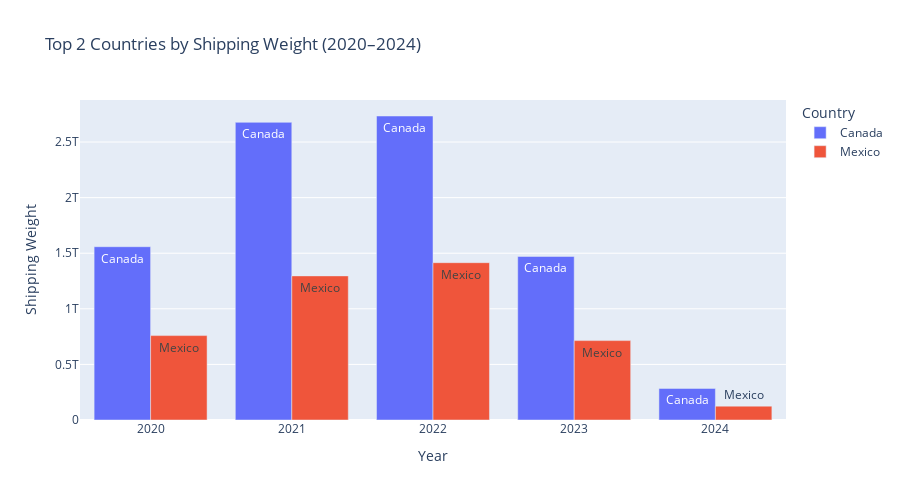
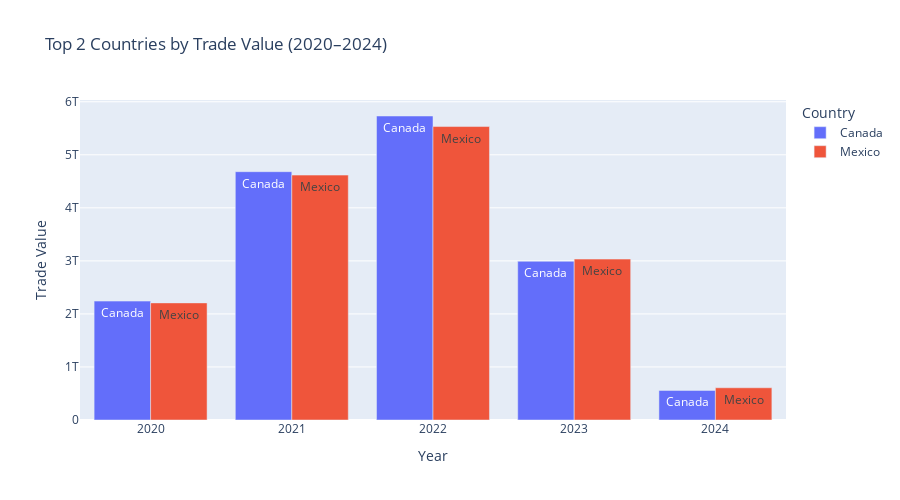

Notebook source saved alongside these figures, in order:
### Code cell
fig1 = px.bar(
    top_countries_by_shipwt,
    x = "YEAR",
    y = "SHIPWT",
    color = "COUNTRY",
    barmode = "group",
    title = "Top 2 Countries by Shipping Weight (2020–2024)",
    labels={"SHIPWT": "Shipping Weight", "YEAR": "Year", "COUNTRY": "Country"},
    text = "COUNTRY"
)
fig1.update_layout(legend_title_text = "Country", height=500)
fig1.show()

fig2 = px.bar(
    top_countries_by_value,
    x = "YEAR",
    y = "VALUE",
    color = "COUNTRY",
    barmode = "group",
    title = "Top 2 Countries by Trade Value (2020–2024)",
    labels={"VALUE": "Trade Value", "YEAR": "Year", "COUNTRY": "Country"},
    text = "COUNTRY"
)
fig2.update_layout(legend_title_text = "Country", height = 500)
fig2.show()

### Figure 1 — Plotly figure (JSON) as saved in the notebook; plotly's stock layout.template omitted (floating-point values rounded to 4 significant figures)
{"data": [{"alignmentgroup": "True", "hovertemplate": "Country=%{text}<br>Year=%{x}<br>Shipping Weight=%{y}<extra></extra>", "legendgroup": "Canada", "marker": {"color": "#636efa", "pattern": {"shape": ""}}, "name": "Canada", "offsetgroup": "Canada", "orientation": "v", "showlegend": true, "text": ["Canada", "Canada", "Canada", "Canada", "Canada"], "textposition": "auto", "type": "bar", "x": [2020, 2021, 2022, 2023, 2024], "xaxis": "x", "y": [1558562776858, 2677226861627, 2734152973441, 1470648861669, 284106132770], "yaxis": "y"}, {"alignmentgroup": "True", "hovertemplate": "Country=%{text}<br>Year=%{x}<br>Shipping Weight=%{y}<extra></extra>", "legendgroup": "Mexico", "marker": {"color": "#EF553B", "pattern": {"shape": ""}}, "name": "Mexico", "offsetgroup": "Mexico", "orientation": "v", "showlegend": true, "text": ["Mexico", "Mexico", "Mexico", "Mexico", "Mexico"], "textposition": "auto", "type": "bar", "x": [2020, 2021, 2022, 2023, 2024], "xaxis": "x", "y": [759229931325, 1296216316058, 1414899875247, 714110687646, 124698190963], "yaxis": "y"}], "layout": {"barmode": "group", "height": 500, "legend": {"title": {"text": "Country"}, "tracegroupgap": 0}, "title": {"text": "Top 2 Countries by Shipping Weight (2020–2024)"}, "xaxis": {"anchor": "y", "domain": [0, 1], "title": {"text": "Year"}}, "yaxis": {"anchor": "x", "domain": [0, 1], "title": {"text": "Shipping Weight"}}}}

### Figure 2 — Plotly figure (JSON) as saved in the notebook; plotly's stock layout.template omitted (floating-point values rounded to 4 significant figures)
{"data": [{"alignmentgroup": "True", "hovertemplate": "Country=%{text}<br>Year=%{x}<br>Trade Value=%{y}<extra></extra>", "legendgroup": "Canada", "marker": {"color": "#636efa", "pattern": {"shape": ""}}, "name": "Canada", "offsetgroup": "Canada", "orientation": "v", "showlegend": true, "text": ["Canada", "Canada", "Canada", "Canada", "Canada"], "textposition": "auto", "type": "bar", "x": [2020, 2021, 2022, 2023, 2024], "xaxis": "x", "y": [2241799408967, 4681831910008, 5731601361056, 2992324259589, 557375368450], "yaxis": "y"}, {"alignmentgroup": "True", "hovertemplate": "Country=%{text}<br>Year=%{x}<br>Trade Value=%{y}<extra></extra>", "legendgroup": "Mexico", "marker": {"color": "#EF553B", "pattern": {"shape": ""}}, "name": "Mexico", "offsetgroup": "Mexico", "orientation": "v", "showlegend": true, "text": ["Mexico", "Mexico", "Mexico", "Mexico", "Mexico"], "textposition": "auto", "type": "bar", "x": [2020, 2021, 2022, 2023, 2024], "xaxis": "x", "y": [2208074819757, 4617022066551, 5532673627718, 3033985952252, 607511815292], "yaxis": "y"}], "layout": {"barmode": "group", "height": 500, "legend": {"title": {"text": "Country"}, "tracegroupgap": 0}, "title": {"text": "Top 2 Countries by Trade Value (2020–2024)"}, "xaxis": {"anchor": "y", "domain": [0, 1], "title": {"text": "Year"}}, "yaxis": {"anchor": "x", "domain": [0, 1], "title": {"text": "Trade Value"}}}}
